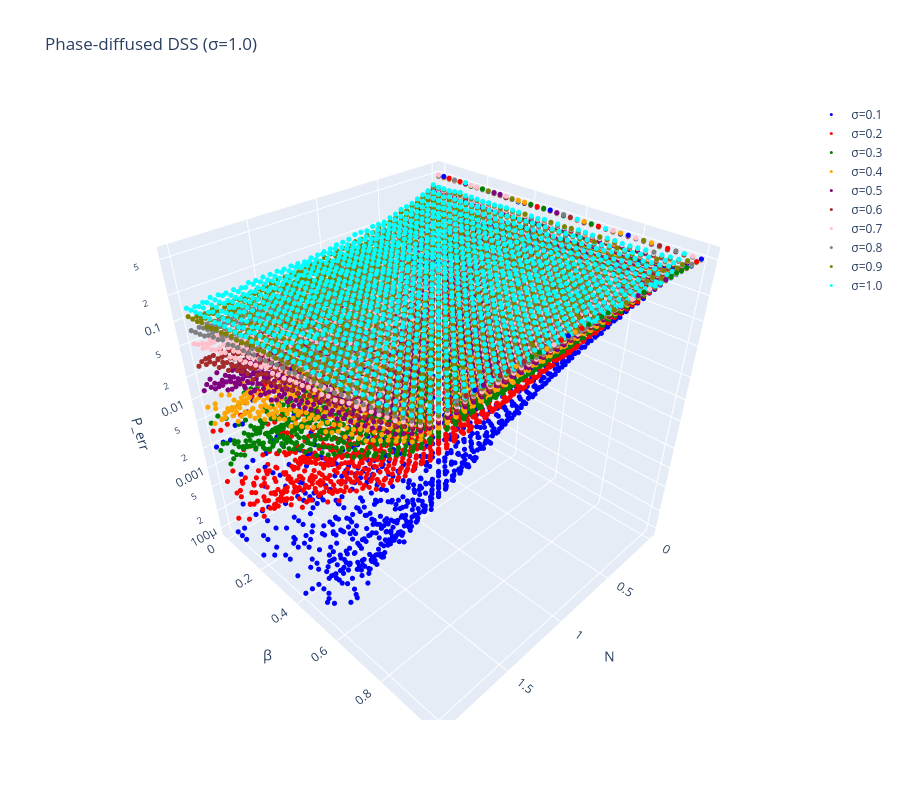

Notebook code cell kept with this figure:
### Markdown cell above
## Visualize Data

### Code cell
# Flatten grid for scatter points
colors = ["blue", "red", "green", "orange", "purple", "brown", "pink", "gray", "olive", "cyan"]

fig = go.Figure()

sigmas = [0.1, 0.2, 0.3, 0.4, 0.5, 0.6, 0.7, 0.8, 0.9, 1.0]

for i, sigma in enumerate(sigmas):

    data = np.load(f"data/perr_data_phase_diff_dss_N40_b40_S10000_sigma{sigma}.npz")
    N_dss = data["N"]
    beta_dss = data["beta"]
    p_err_dss = data["p_err_dss"]
    sigma_dss = data["sigma"]

    N_grid, beta_grid = np.meshgrid(N_dss, beta_dss, indexing="ij")

    fig.add_trace(
        go.Scatter3d(
            x=N_grid.ravel(),
            y=beta_grid.ravel(),
            z=p_err_dss.ravel(),
            mode="markers",
            marker=dict(
                size=3,
                color=colors[i]
            ),
            name=f"σ={sigma}"
        )
    )

fig.update_layout(
    title=rf"Phase-diffused DSS (σ={sigma_dss})", 
    scene=dict(xaxis_title="N", yaxis_title=r"β", 
               zaxis=dict(title="P_err", type='log'),
               aspectmode="cube"), 
               width=900, height=800)

fig.show()

### Figure 1 — Plotly figure (JSON) as saved in the notebook; plotly's stock layout.template omitted (floating-point values rounded to 4 significant figures; data arrays with more than 128 entries replaced by an {"elided": "..."} marker saying what was removed)
{"data": [{"marker": {"color": "blue", "size": 3}, "mode": "markers", "name": "σ=0.1", "type": "scatter3d", "x": {"elided": "1600 float values"}, "y": {"elided": "1600 float values"}, "z": {"elided": "1600 float values"}}, {"marker": {"color": "red", "size": 3}, "mode": "markers", "name": "σ=0.2", "type": "scatter3d", "x": {"elided": "1600 float values"}, "y": {"elided": "1600 float values"}, "z": {"elided": "1600 float values"}}, {"marker": {"color": "green", "size": 3}, "mode": "markers", "name": "σ=0.3", "type": "scatter3d", "x": {"elided": "1600 float values"}, "y": {"elided": "1600 float values"}, "z": {"elided": "1600 float values"}}, {"marker": {"color": "orange", "size": 3}, "mode": "markers", "name": "σ=0.4", "type": "scatter3d", "x": {"elided": "1600 float values"}, "y": {"elided": "1600 float values"}, "z": {"elided": "1600 float values"}}, {"marker": {"color": "purple", "size": 3}, "mode": "markers", "name": "σ=0.5", "type": "scatter3d", "x": {"elided": "1600 float values"}, "y": {"elided": "1600 float values"}, "z": {"elided": "1600 float values"}}, {"marker": {"color": "brown", "size": 3}, "mode": "markers", "name": "σ=0.6", "type": "scatter3d", "x": {"elided": "1600 float values"}, "y": {"elided": "1600 float values"}, "z": {"elided": "1600 float values"}}, {"marker": {"color": "pink", "size": 3}, "mode": "markers", "name": "σ=0.7", "type": "scatter3d", "x": {"elided": "1600 float values"}, "y": {"elided": "1600 float values"}, "z": {"elided": "1600 float values"}}, {"marker": {"color": "gray", "size": 3}, "mode": "markers", "name": "σ=0.8", "type": "scatter3d", "x": {"elided": "1600 float values"}, "y": {"elided": "1600 float values"}, "z": {"elided": "1600 float values"}}, {"marker": {"color": "olive", "size": 3}, "mode": "markers", "name": "σ=0.9", "type": "scatter3d", "x": {"elided": "1600 float values"}, "y": {"elided": "1600 float values"}, "z": {"elided": "1600 float values"}}, {"marker": {"color": "cyan", "size": 3}, "mode": "markers", "name": "σ=1.0", "type": "scatter3d", "x": {"elided": "1600 float values"}, "y": {"elided": "1600 float values"}, "z": {"elided": "1600 float values"}}], "layout": {"height": 800, "scene": {"aspectmode": "cube", "xaxis": {"title": {"text": "N"}}, "yaxis": {"title": {"text": "β"}}, "zaxis": {"title": {"text": "P_err"}, "type": "log"}}, "title": {"text": "Phase-diffused DSS (σ=1.0)"}, "width": 900}}
